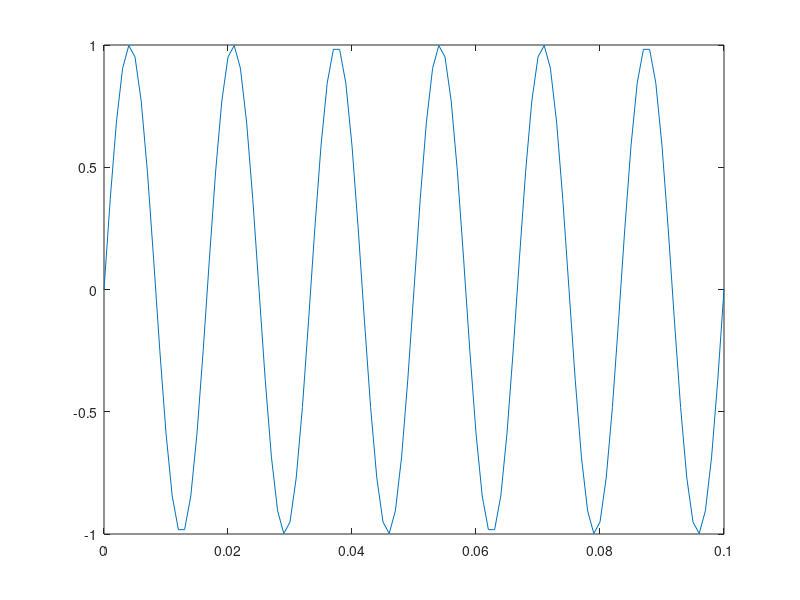
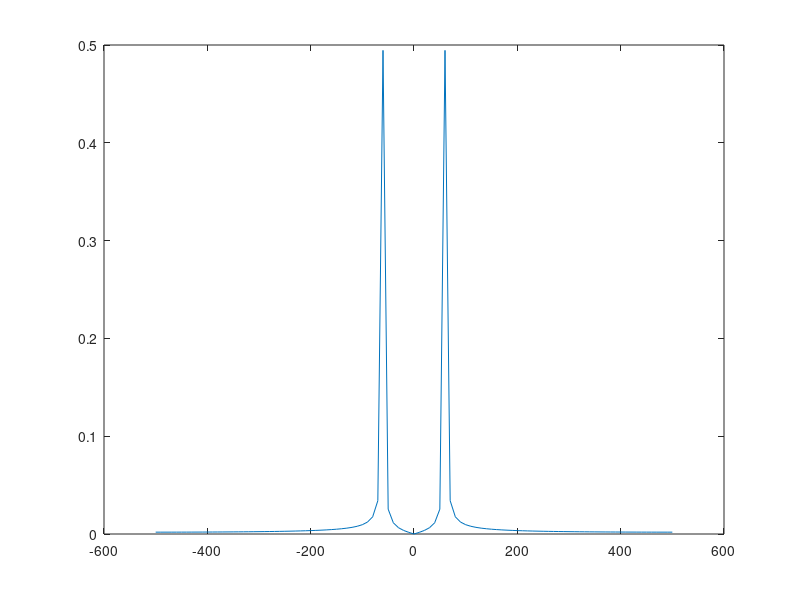

Write MATLAB code to recreate these figures, in order.
close all
clc

pkg load control
pkg load signal

%Configuracao e parametros iniciais
fs = 10^3;
t = [0:1/fs:0.1];
A = 1;
f = 60;

%Dominio do tempo
S = A*sin(2*pi*f*t);
plot(t,S)
figure

%Dominio da Frequencia
N=length(t);
vf=linspace(-fs/2, fs/2,length(t)); %vetor de frequencia
signal = A*sin(2*pi*f*t);
psd=fftshift(fft(signal)/N);
power=abs(psd);
plot(vf,power)